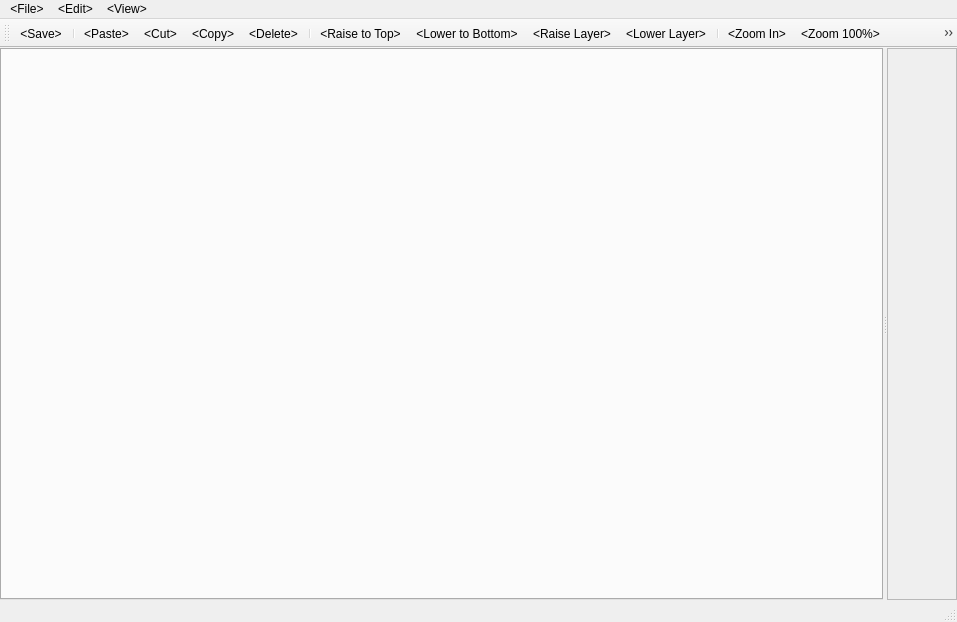
<?xml version="1.0" encoding="UTF-8"?>
<ui version="4.0">
 <class>LevelEditorWindow</class>
 <widget class="QMainWindow" name="LevelEditorWindow">
  <property name="geometry">
   <rect>
    <x>0</x>
    <y>0</y>
    <width>957</width>
    <height>622</height>
   </rect>
  </property>
  <property name="windowTitle">
   <string>MainWindow</string>
  </property>
  <widget class="QWidget" name="centralwidget">
   <layout class="QHBoxLayout" name="horizontalLayout">
    <property name="spacing">
     <number>2</number>
    </property>
    <property name="leftMargin">
     <number>0</number>
    </property>
    <property name="topMargin">
     <number>0</number>
    </property>
    <property name="rightMargin">
     <number>0</number>
    </property>
    <property name="bottomMargin">
     <number>0</number>
    </property>
    <item>
     <widget class="QSplitter" name="splitter">
      <property name="orientation">
       <enum>Qt::Horizontal</enum>
      </property>
      <widget class="QWidget" name="sidebar" native="true">
       <layout class="QHBoxLayout" name="horizontalLayout_6">
        <property name="bottomMargin">
         <number>0</number>
        </property>
        <item>
         <widget class="QTabWidget" name="sidebarTabWidget">
          <property name="currentIndex">
           <number>-1</number>
          </property>
         </widget>
        </item>
       </layout>
      </widget>
      <widget class="QScrollArea" name="levelViewArea">
       <property name="widgetResizable">
        <bool>true</bool>
       </property>
       <widget class="QWidget" name="scrollAreaWidgetContents">
        <property name="geometry">
         <rect>
          <x>0</x>
          <y>0</y>
          <width>69</width>
          <height>556</height>
         </rect>
        </property>
       </widget>
      </widget>
     </widget>
    </item>
   </layout>
  </widget>
  <widget class="QMenuBar" name="menubar">
   <property name="geometry">
    <rect>
     <x>0</x>
     <y>0</y>
     <width>957</width>
     <height>21</height>
    </rect>
   </property>
   <widget class="QMenu" name="menuFile">
    <property name="title">
     <string>&lt;File&gt;</string>
    </property>
    <addaction name="actionSave"/>
   </widget>
   <widget class="QMenu" name="menuView">
    <property name="title">
     <string>&lt;View&gt;</string>
    </property>
    <addaction name="actionToggleLayer1"/>
    <addaction name="actionToggleLayer2"/>
    <addaction name="separator"/>
    <addaction name="actionZoom_Maximum"/>
    <addaction name="actionZoom_In"/>
    <addaction name="actionZoom_100"/>
    <addaction name="actionZoom_Out"/>
    <addaction name="actionZoom_Minimum"/>
    <addaction name="separator"/>
    <addaction name="actionFullscreen"/>
    <addaction name="actionGrid"/>
    <addaction name="actionLiquid"/>
    <addaction name="actionLemmy_Mode"/>
   </widget>
   <widget class="QMenu" name="menuEdit">
    <property name="title">
     <string>&lt;Edit&gt;</string>
    </property>
    <addaction name="actionPaste"/>
    <addaction name="actionCut"/>
    <addaction name="actionCopy"/>
    <addaction name="actionDelete"/>
    <addaction name="separator"/>
    <addaction name="actionRaise"/>
    <addaction name="actionLower"/>
    <addaction name="actionRaiseLayer"/>
    <addaction name="actionLowerLayer"/>
   </widget>
   <addaction name="menuFile"/>
   <addaction name="menuEdit"/>
   <addaction name="menuView"/>
  </widget>
  <widget class="QStatusBar" name="statusbar"/>
  <widget class="QToolBar" name="toolBar">
   <property name="windowTitle">
    <string>toolBar</string>
   </property>
   <attribute name="toolBarArea">
    <enum>TopToolBarArea</enum>
   </attribute>
   <attribute name="toolBarBreak">
    <bool>false</bool>
   </attribute>
   <addaction name="actionSave"/>
   <addaction name="separator"/>
   <addaction name="actionPaste"/>
   <addaction name="actionCut"/>
   <addaction name="actionCopy"/>
   <addaction name="actionDelete"/>
   <addaction name="separator"/>
   <addaction name="actionRaise"/>
   <addaction name="actionLower"/>
   <addaction name="actionRaiseLayer"/>
   <addaction name="actionLowerLayer"/>
   <addaction name="separator"/>
   <addaction name="actionZoom_In"/>
   <addaction name="actionZoom_100"/>
   <addaction name="actionZoom_Out"/>
   <addaction name="separator"/>
   <addaction name="actionFullscreen"/>
   <addaction name="actionGrid"/>
   <addaction name="actionLiquid"/>
   <addaction name="separator"/>
   <addaction name="actionToggleLayer1"/>
   <addaction name="actionToggleLayer2"/>
   <addaction name="separator"/>
   <addaction name="actionAddArea"/>
   <addaction name="actionDeleteCurrentArea"/>
  </widget>
  <action name="actionToggleLayer1">
   <property name="checkable">
    <bool>true</bool>
   </property>
   <property name="text">
    <string>&lt;Layer 1&gt;</string>
   </property>
   <property name="toolTip">
    <string>&lt;Layer 1&gt;</string>
   </property>
  </action>
  <action name="actionToggleLayer2">
   <property name="checkable">
    <bool>true</bool>
   </property>
   <property name="text">
    <string>&lt;Layer 2&gt;</string>
   </property>
   <property name="toolTip">
    <string>&lt;Layer 2&gt;</string>
   </property>
  </action>
  <action name="actionZoom_In">
   <property name="text">
    <string>&lt;Zoom In&gt;</string>
   </property>
   <property name="toolTip">
    <string>&lt;Zoom In&gt;</string>
   </property>
   <property name="shortcut">
    <string>Ctrl++</string>
   </property>
  </action>
  <action name="actionZoom_Out">
   <property name="text">
    <string>&lt;Zoom Out&gt;</string>
   </property>
   <property name="toolTip">
    <string>&lt;Zoom Out&gt;</string>
   </property>
   <property name="shortcut">
    <string>Ctrl+-</string>
   </property>
  </action>
  <action name="actionZoom_100">
   <property name="text">
    <string>&lt;Zoom 100%&gt;</string>
   </property>
   <property name="toolTip">
    <string>&lt;Zoom 100%&gt;</string>
   </property>
   <property name="shortcut">
    <string>Ctrl+0</string>
   </property>
  </action>
  <action name="actionZoom_Maximum">
   <property name="text">
    <string>&lt;Maximum Zoom&gt;</string>
   </property>
   <property name="toolTip">
    <string>&lt;Maximum Zoom&gt;</string>
   </property>
   <property name="shortcut">
    <string>Ctrl+PgDown</string>
   </property>
  </action>
  <action name="actionZoom_Minimum">
   <property name="text">
    <string>&lt;Minimum Zoom&gt;</string>
   </property>
   <property name="toolTip">
    <string>&lt;Minimum Zoom&gt;</string>
   </property>
   <property name="shortcut">
    <string>Ctrl+PgUp</string>
   </property>
  </action>
  <action name="actionSave">
   <property name="text">
    <string>&lt;Save&gt;</string>
   </property>
   <property name="toolTip">
    <string>&lt;Save&gt;</string>
   </property>
   <property name="shortcut">
    <string>Ctrl+S</string>
   </property>
  </action>
  <action name="actionPaste">
   <property name="text">
    <string>&lt;Paste&gt;</string>
   </property>
   <property name="toolTip">
    <string>&lt;Paste&gt;</string>
   </property>
   <property name="shortcut">
    <string>Ctrl+V</string>
   </property>
  </action>
  <action name="actionCut">
   <property name="text">
    <string>&lt;Cut&gt;</string>
   </property>
   <property name="toolTip">
    <string>&lt;Cut&gt;</string>
   </property>
   <property name="shortcut">
    <string>Ctrl+X</string>
   </property>
  </action>
  <action name="actionCopy">
   <property name="text">
    <string>&lt;Copy&gt;</string>
   </property>
   <property name="toolTip">
    <string>&lt;Copy&gt;</string>
   </property>
   <property name="shortcut">
    <string>Ctrl+C</string>
   </property>
  </action>
  <action name="actionDelete">
   <property name="text">
    <string>&lt;Delete&gt;</string>
   </property>
   <property name="toolTip">
    <string>&lt;Delete&gt;</string>
   </property>
   <property name="shortcut">
    <string>Del</string>
   </property>
  </action>
  <action name="actionFullscreen">
   <property name="checkable">
    <bool>true</bool>
   </property>
   <property name="text">
    <string>&lt;Fullscreen&gt;</string>
   </property>
   <property name="toolTip">
    <string>&lt;Fullscreen&gt;</string>
   </property>
   <property name="shortcut">
    <string>F11</string>
   </property>
  </action>
  <action name="actionGrid">
   <property name="checkable">
    <bool>true</bool>
   </property>
   <property name="text">
    <string>&lt;Grid&gt;</string>
   </property>
   <property name="toolTip">
    <string>&lt;Grid&gt;</string>
   </property>
   <property name="shortcut">
    <string>Ctrl+G</string>
   </property>
  </action>
  <action name="actionAddArea">
   <property name="text">
    <string>&lt;Add Area&gt;</string>
   </property>
   <property name="shortcut">
    <string>Ctrl+Alt+N</string>
   </property>
  </action>
  <action name="actionDeleteCurrentArea">
   <property name="text">
    <string>&lt;Delete Current Area&gt;</string>
   </property>
   <property name="toolTip">
    <string>&lt;Delete Current Area&gt;</string>
   </property>
   <property name="shortcut">
    <string>Ctrl+Alt+D</string>
   </property>
  </action>
  <action name="actionRaise">
   <property name="text">
    <string>&lt;Raise to Top&gt;</string>
   </property>
   <property name="toolTip">
    <string>&lt;Raise to Top&gt;</string>
   </property>
  </action>
  <action name="actionLower">
   <property name="text">
    <string>&lt;Lower to Bottom&gt;</string>
   </property>
   <property name="toolTip">
    <string>&lt;Lower to Bottom&gt;</string>
   </property>
  </action>
  <action name="actionRaiseLayer">
   <property name="text">
    <string>&lt;Raise Layer&gt;</string>
   </property>
   <property name="toolTip">
    <string>&lt;Raise Layer&gt;</string>
   </property>
  </action>
  <action name="actionLowerLayer">
   <property name="text">
    <string>&lt;Lower Layer&gt;</string>
   </property>
   <property name="toolTip">
    <string>&lt;Lower Layer&gt;</string>
   </property>
  </action>
  <action name="actionLiquid">
   <property name="text">
    <string>Toggle Liquid</string>
   </property>
   <property name="toolTip">
    <string>Toggle Liquid</string>
   </property>
   <property name="shortcut">
    <string>Ctrl+L</string>
   </property>
  </action>
  <action name="actionLemmy_Mode">
   <property name="text">
    <string>Lemmy Mode</string>
   </property>
  </action>
 </widget>
 <resources/>
 <connections/>
</ui>
